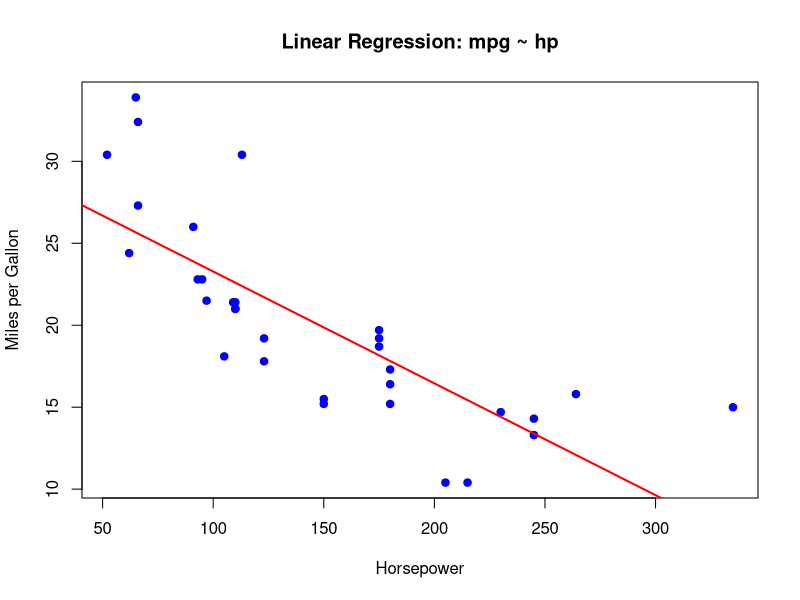
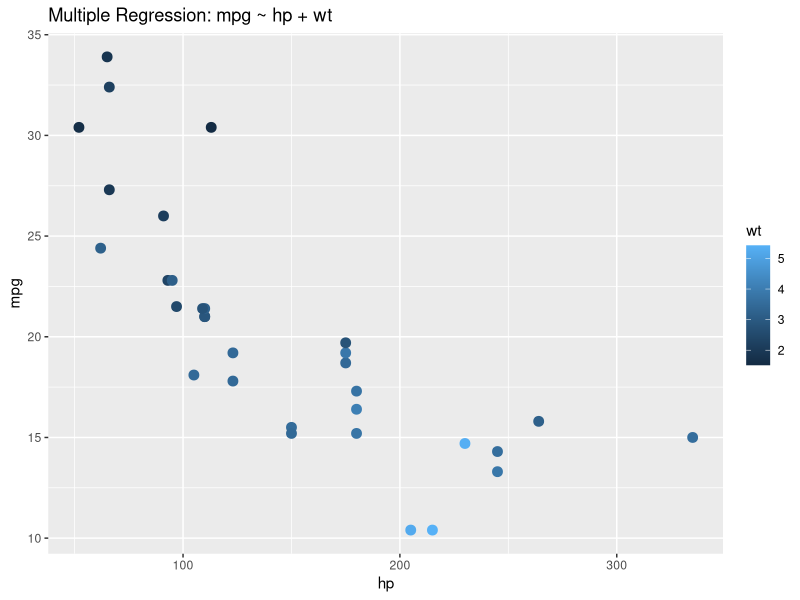
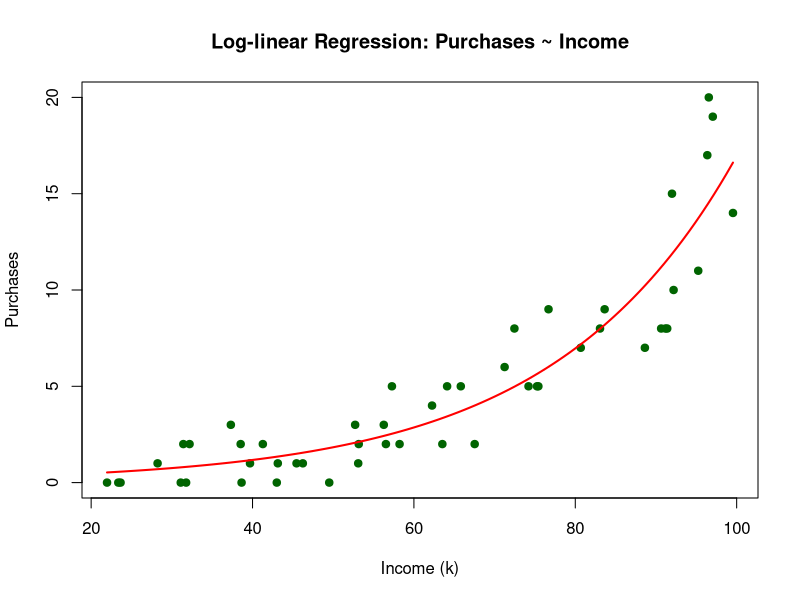
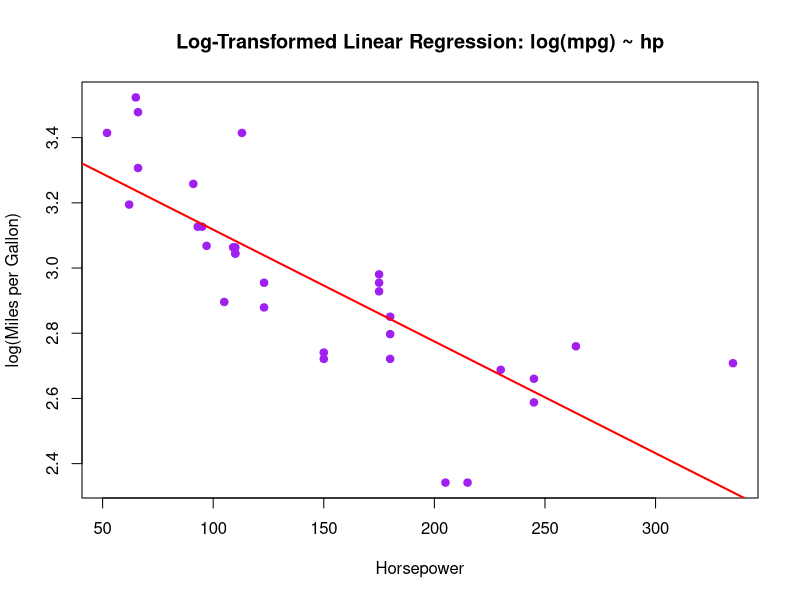
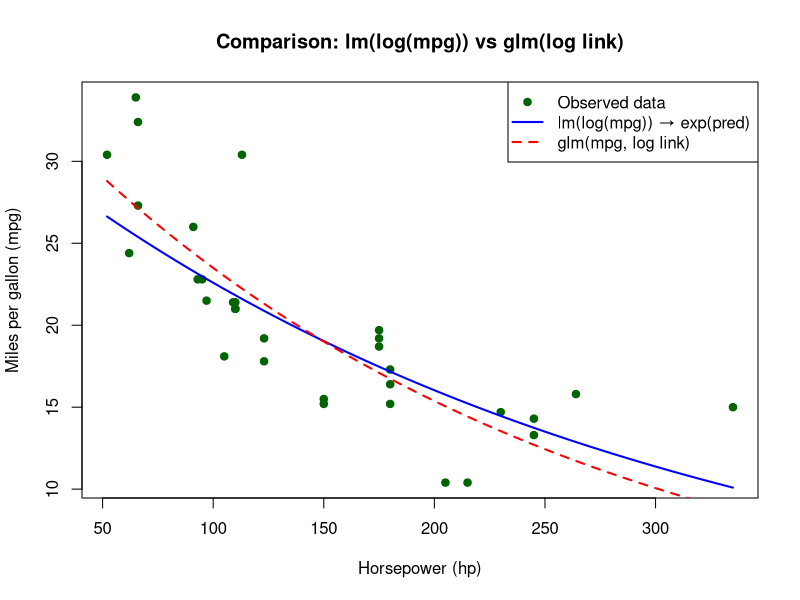

Here is the R script that generated these plots, in order:
## ---- chunk 1
# Load dataset
data(mtcars)

# Fit a linear regression model
lm_model <- lm(mpg ~ hp, data = mtcars)

# Model summary
summary(lm_model)

# Predictions for new horsepower values
new_data <- data.frame(hp = c(100, 150, 200))
predictions <- predict(lm_model, new_data, interval = "confidence")
predictions

# Plot data with regression line
plot(mtcars$hp, mtcars$mpg, 
     pch = 19, col = "blue", 
     xlab = "Horsepower", ylab = "Miles per Gallon",
     main = "Linear Regression: mpg ~ hp")
abline(lm_model, col = "red", lwd = 2)

## ---- chunk 2
# Fit a multiple regression model
lm_multi <- lm(mpg ~ hp + wt, data = mtcars)

# Model summary
summary(lm_multi)

# Predictions for new combinations of hp and wt
new_multi <- data.frame(hp = c(100, 150, 200),
                        wt = c(2.5, 3.0, 3.5))
predict(lm_multi, new_multi, interval = "confidence")

# Visualize effect of hp on mpg for a fixed weight
library(ggplot2)
ggplot(mtcars, aes(x = hp, y = mpg, color = wt)) +
  geom_point(size = 3) +
  geom_smooth(method = "lm", formula = y ~ x + wt, se = FALSE) +
  labs(title = "Multiple Regression: mpg ~ hp + wt")





## ---- chunk 3
set.seed(123)
rpois(10, lambda = 3)
## ---- chunk 4

cat("Equation: log(μ_i) = β0 + β1 * x_i  (Poisson log-linear model)")

# Simulate count data
set.seed(123)
income <- runif(50, 20, 100)  # income between 20k–100k
purchases <- rpois(50, lambda = exp(0.05 * income - 2))# -2 and 0.05 are the real coefficients
#rpois is for random sampling for 50 numbers 
#please note that lambda is mean of Poisson distribution

data <- data.frame(income, purchases)

# Fit log-linear (Poisson regression) model
glm_model <- glm(purchases ~ income, data = data, family = poisson(link = "log"))

# Model summary
summary(glm_model)

# Predictions for new income values
new_income <- data.frame(income = c(30, 60, 90))
pred_counts <- predict(glm_model, new_income, type = "response")
pred_counts

# Plot observed vs fitted curve
plot(data$income, data$purchases, 
     pch = 19, col = "darkgreen",
     xlab = "Income (k)", ylab = "Purchases",
     main = "Log-linear Regression: Purchases ~ Income")

curve(predict(glm_model, newdata = data.frame(income = x), type = "response"), 
      add = TRUE, col = "red", lwd = 2)
## ---- chunk 5
cat("Equation: log(Y_i) = β0 + β1 * x_i + ε_i   (Log-transformed linear model)")

lm_log <- lm(log(mpg) ~ hp, data = mtcars)
summary(lm_log)

new_data <- data.frame(hp = c(100, 150, 200))
pred_log <- predict(lm_log, new_data, interval = "confidence")
exp(pred_log)  # back-transform to original scale

plot(mtcars$hp, log(mtcars$mpg),
     pch = 19, col = "purple",
     xlab = "Horsepower", ylab = "log(Miles per Gallon)",
     main = "Log-Transformed Linear Regression: log(mpg) ~ hp")

abline(lm_log, col = "red", lwd = 2)
## ---- chunk 6
# Load mtcars dataset
data(mtcars)

# 1. Linear regression on log(mpg)
lm_log <- lm(log(mpg) ~ hp, data = mtcars)

# Predictions (back-transform to mpg scale)
hp_grid <- seq(min(mtcars$hp), max(mtcars$hp), length.out = 200)
pred_lm_log <- exp(predict(lm_log, newdata = data.frame(hp = hp_grid)))

# 2. GLM with Gaussian family and log link
glm_log <- glm(mpg ~ hp, data = mtcars, family = gaussian(link = "log"))
pred_glm_log <- predict(glm_log, newdata = data.frame(hp = hp_grid), type = "response")

# Plot observed vs fitted curves
plot(mtcars$hp, mtcars$mpg,
     pch = 19, col = "darkgreen",
     xlab = "Horsepower (hp)", ylab = "Miles per gallon (mpg)",
     main = "Comparison: lm(log(mpg)) vs glm(log link)")

lines(hp_grid, pred_lm_log, col = "blue", lwd = 2)
lines(hp_grid, pred_glm_log, col = "red", lwd = 2, lty = 2)

legend("topright", legend = c("Observed data",
                              "lm(log(mpg)) → exp(pred)",
                              "glm(mpg, log link)"),
       col = c("darkgreen", "blue", "red"),
       pch = c(19, NA, NA), lty = c(NA, 1, 2), lwd = c(NA, 2, 2))

